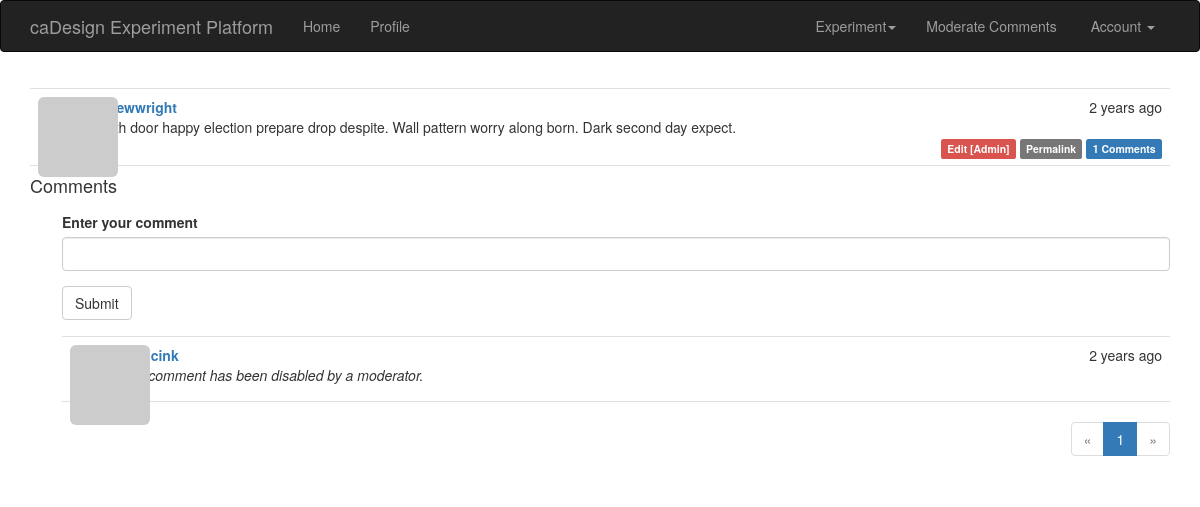
Page /post/2 (signed in) on the committed database.
### app/models.py (models this page shows, shortened)
class Post(db.Model):
    __tablename__ = 'posts'
    id = db.Column(db.Integer, primary_key=True)
    body = db.Column(db.Text)
    body_html = db.Column(db.Text)
    timestamp = db.Column(db.DateTime, index=True, default=datetime.utcnow)
    author_id = db.Column(db.Integer, db.ForeignKey('users.id'))
    comments = db.relationship('Comment', backref='post', lazy='dynamic')

class User(UserMixin,db.Model):
    __tablename__ = 'users'
    id = db.Column(db.Integer, primary_key=True)
    email = db.Column(db.String(64), unique=True, index=True)
    username = db.Column(db.String(64), unique=True, index=True)
    role_id = db.Column(db.Integer, db.ForeignKey('roles.id'))
    password_hash = db.Column(db.String(128))
    confirmed = db.Column(db.Boolean, default=False)
    name = db.Column(db.String(64))
    location = db.Column(db.String(64))
    about_me = db.Column(db.Text())
    member_since = db.Column(db.DateTime(), default=datetime.utcnow)
    last_seen = db.Column(db.DateTime(), default=datetime.utcnow)
    avatar_hash = db.Column(db.String(32))
    posts = db.relationship('Post', backref='author', lazy='dynamic')
    followed = db.relationship('Follow',
                               foreign_keys=[Follow.follower_id],
                               backref=db.backref('follower', lazy='joined'),
                               lazy='dynamic',
                               cascade='all, delete-orphan')
    followers = db.relationship('Follow',
                                foreign_keys=[Follow.followed_id],
                                backref=db.backref('followed', lazy='joined'),
                                lazy='dynamic',
                                cascade='all, delete-orphan')
    comments = db.relationship('Comment', backref='author', lazy='dynamic')
    @property
    def password(self):
        raise AttributeError('password is not a readable attribute')
    def can(self, perm):
        return self.role is not None and self.role.has_permission(perm)
    def is_administrator(self):
        return self.can(Permission.ADMIN)
    def ping(self):
        self.last_seen = datetime.utcnow()
        db.session.add(self)
        db.session.commit() #notice
    def gravatar_hash(self):
        return hashlib.md5(self.email.lower().encode('utf-8')).hexdigest()
    def gravatar(self, size=100, default='identicon', rating='g'):
        url = 'https://secure.gravatar.com/avatar'
        hash = self.avatar_hash or self.gravatar_hash()
        return '{url}/{hash}?s={size}&d={default}&r={rating}'.format(url=url, hash=hash, size=size, default=default, rating=rating)

class Comment(db.Model):
    __tablename__ = 'comments'
    id = db.Column(db.Integer, primary_key=True)
    body = db.Column(db.Text)
    body_html = db.Column(db.Text)
    timestamp = db.Column(db.DateTime, index=True, default=datetime.utcnow)
    disabled = db.Column(db.Boolean)
    author_id = db.Column(db.Integer, db.ForeignKey('users.id'))
    post_id = db.Column(db.Integer, db.ForeignKey('posts.id'))

### app/main/views.py (the view, shortened to what this page needs)
@main.route('/post/<int:id>', methods=['GET', 'POST'])
def post(id):
    post = Post.query.get_or_404(id)
    form = CommentForm()
    page = request.args.get('page', 1, type=int)
    if page == -1:
        page = (post.comments.count() - 1) // \
            current_app.config['FLASKY_COMMENTS_PER_PAGE'] + 1
    pagination = post.comments.order_by(Comment.timestamp.asc()).paginate(
        page, per_page=current_app.config['FLASKY_COMMENTS_PER_PAGE'],
        error_out=False)
    comments = pagination.items
    return render_template('post.html', posts=[post], form=form,
                           comments=comments, pagination=pagination)

### app/main/forms.py
class CommentForm(FlaskForm):
    body = StringField('Enter your comment', validators=[DataRequired()])
    submit = SubmitField('Submit')

### app/auth/views.py (called while the page is built)
@auth.before_app_request
def before_request():
    if current_user.is_authenticated:
        current_user.ping()
        if not current_user.confirmed \
                and request.endpoint \
                and request.blueprint != 'auth' \
                and request.endpoint != 'static':
            return redirect(url_for('auth.unconfirmed'))

### app/main/__init__.py (called while the page is built)
@main.app_context_processor
def inject_permissions():
    return dict(Permission=Permission)

### app/main/views.py (called while the page is built)
@main.after_app_request
def after_request(response):
    for query in get_debug_queries():
        if query.duration >= current_app.config['FLASKY_SLOW_DB_QUERY_TIME']:
            current_app.logger.warning(
                'Slow query: %s\nParameters: %s\nDuration: %fs\nContext: %s\n'
                % (query.statement, query.parameters, query.duration,
                   query.context))
    return response

### app/models.py (called while the page is built)
@login_manager.user_loader
def load_user(user_id):
    return User.query.get(int(user_id))

    def has_permission(self, perm):
        return self.permissions & perm == perm

### app/templates/post.html (shortened to what this page needs)
{% extends "base.html" %}
{% import "bootstrap/wtf.html" as wtf %}
{% import "_macros.html" as macros %}
{% block page_content %}
{% include '_posts.html' %}
<h4 id="comments">Comments</h4>
{% if current_user.can(Permission.COMMENT) %}
<div class="comment-form">
    {{ wtf.quick_form(form) }}
</div>
{% endif %}
{% include '_comments.html' %}
{% if pagination %}
<div class="pagination">
    {{ macros.pagination_widget(pagination, '.post', fragment='#comments', id=posts[0].id) }}
</div>
{% endif %}
{% endblock %}

### app/templates/_posts.html
<ul class="posts">
    {% for post in posts %}
    <li class="post">
        <div class="post-thumbnail">
            <a href="{{ url_for('.user', username=post.author.username) }}">
                <img class="img-rounded profile-thumbnail" src="{{ post.author.gravatar(size=40) }}">
            </a>
        </div>
        <div class="post-content">
            <div class="post-date">{{ moment(post.timestamp).fromNow() }}</div>
            <div class="post-author"><a href="{{ url_for('.user', username=post.author.username) }}">{{ post.author.username }}</a></div>
            <div class="post-body">
                {% if post.body_html %}
                    {{ post.body_html | safe }}
                {% else %}
                    {{ post.body }}
                {% endif %}
            </div>
            <div class="post-footer">
                {% if current_user == post.author %}
                <a href="{{ url_for('.edit', id=post.id) }}">
                    <span class="label label-primary">Edit</span>
                </a>
                {% elif current_user.is_administrator() %}
                <a href="{{ url_for('.edit', id=post.id) }}">
                    <span class="label label-danger">Edit [Admin]</span>
                </a>
                {% endif %}
                <a href="{{ url_for('.post', id=post.id) }}">
                    <span class="label label-default">Permalink</span>
                </a>
                <a href="{{ url_for('.post', id=post.id) }}#comments">
                    <span class="label label-primary">{{ post.comments.count() }} Comments</span>
                </a>
            </div>
        </div>
    </li>
    {% endfor %}
</ul>

### app/templates/_comments.html (shortened to what this page needs)
<ul class="comments">
    {% for comment in comments %}
    <li class="comment">
        <div class="comment-thumbnail">
            <a href="{{ url_for('.user', username=comment.author.username) }}">
                <img class="img-rounded profile-thumbnail" src="{{ comment.author.gravatar(size=40) }}">
            </a>
        </div>
        <div class="comment-content">
            <div class="comment-date">{{ moment(comment.timestamp).fromNow() }}</div>
            <div class="comment-author"><a href="{{ url_for('.user', username=comment.author.username) }}">{{ comment.author.username }}</a></div>
            <div class="comment-body">
                {% if comment.disabled %}
                <p><i>This comment has been disabled by a moderator.</i></p>
                {% endif %}
            </div>
        </div>
    </li>
    {% endfor %}
</ul>

### app/static/styles.css (style rules this page uses)
.profile-thumbnail { position: absolute; }
ul.posts { list-style-type: none; padding: 0px; margin: 16px 0px 0px 0px; border-top: 1px solid #e0e0e0; }
ul.posts li.post { padding: 8px; border-bottom: 1px solid #e0e0e0; }
div.post-date { float: right; }
div.post-author { font-weight: bold; }
div.post-thumbnail { position: absolute; }
div.post-content { margin-left: 48px; min-height: 48px; }
div.post-footer { text-align: right; }
ul.comments { list-style-type: none; padding: 0px; margin: 16px 0px 0px 0px; }
ul.comments li.comment { margin-left: 32px; padding: 8px; border-bottom: 1px solid #e0e0e0; }
ul.comments li.comment:nth-child(1) { border-top: 1px solid #e0e0e0; }
div.comment-date { float: right; }
div.comment-author { font-weight: bold; }
div.comment-thumbnail { position: absolute; }
div.comment-content { margin-left: 48px; min-height: 48px; }
div.comment-form { margin: 16px 0px 16px 32px; }
div.pagination { width: 100%; text-align: right; padding: 0px; margin: 0px; }

### rows in the picture
Post: timestamp "2 years ago", author.username "andrewwright", body "Health door happy election prepare drop despite. Wall pattern worry along born. Dark second day expect.", comments.count "1"
Comment: timestamp "2 years ago", shows "This comment has been disabled by a moderator."

### other values in the picture
{{ p }} "1"
